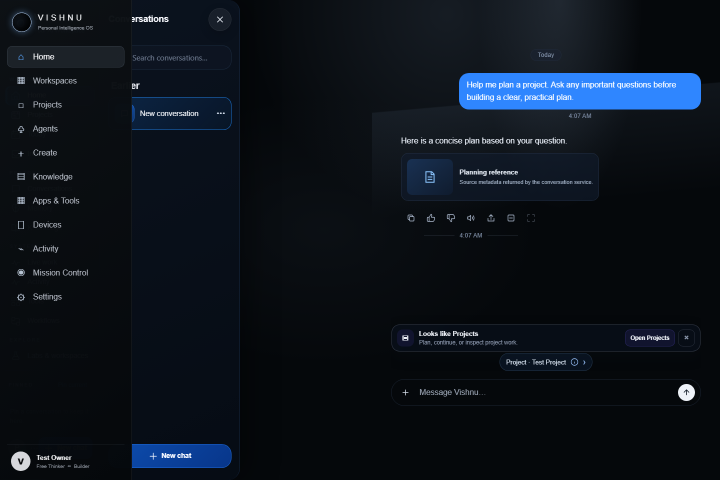
#> input picture artifacts/chat-active-desktop.png, 1440 x 960 px (shown at 1/2 size)
$ python -i ocr.py   (imports and definitions only)
#> lines starting #> are read from the running program, lines starting #| are printed output that depends on the picture
from __future__ import annotations

import io
import shutil
from dataclasses import dataclass
from statistics import mean
from typing import Protocol

from .visual import build_preprocess_variants


class OcrUnavailable(RuntimeError):
    pass


@dataclass(slots=True)
class OcrBlock:
    text: str
    confidence: float | None = None
    bbox: list[float] | None = None


class OcrProvider(Protocol):
    name: str
    external: bool

    # [25 lines left out: functions extract, _confidence, _result_score, not called in this run]


class TesseractOcrProvider:
    """Local-only adaptive Tesseract OCR with orientation and multilingual language-pack support."""

    name = "tesseract-local/adaptive-v2"
    external = False

    def __init__(
        self,
        *,
        language: str = "eng",
        languages: tuple[str, ...] | list[str] | None = None,
        command: str | None = None,
        orientation: bool = True,
        psm: int = 6,
    ):
        self.language = str(language or "eng")
        self.languages = tuple(str(item).strip() for item in (languages or ()) if str(item).strip())
        self.command = command
        self.orientation = bool(orientation)
        self.psm = int(psm)

    def _runtime(self):
        try:
            import pytesseract
            from PIL import Image
        except ImportError as exc:
            raise OcrUnavailable("Local OCR requires Pillow and pytesseract") from exc
        executable = self.command or shutil.which("tesseract")
        if not executable:
            raise OcrUnavailable("Local OCR requires the tesseract executable")
        pytesseract.pytesseract.tesseract_cmd = executable
        return pytesseract, Image

    # [109 lines left out: functions available_languages, _resolved_language, _orient, _lines_from_data, not called in this run]

    def extract(
        self,
        image_bytes: bytes,
        *,
        filename: str = "image.png",
        access_class: str = "owner",
    ) -> list[dict]:
        pytesseract, Image = self._runtime()
        language = self._resolved_language(pytesseract)
        best: list[dict] = []
        best_score = -1.0
        try:
            variants = build_preprocess_variants(image_bytes)
            for profile, payload in variants[:4]:
                with Image.open(io.BytesIO(payload)) as image:
                    image.load()
                    prepared, rotation = self._orient(image.convert("RGB"), pytesseract)
                    data = pytesseract.image_to_data(
                        prepared,
                        lang=language,
                        config=f"--psm {self.psm}",
                        output_type=pytesseract.Output.DICT,
                    )
                lines = self._lines_from_data(
                    data,
                    orientation_degrees=rotation,
                    language=language,
                    profile=profile,
                )
                score = _result_score(lines)
                if score > best_score:
                    best, best_score = lines, score
                confidences = [_confidence(item) for item in lines if item.get("confidence") is not None]
                if lines and confidences and mean(confidences) >= 0.82:
                    break
        except OcrUnavailable:
            raise
        except Exception as exc:
            raise OcrUnavailable("Local OCR failed safely") from exc
        for item in best:
            item.setdefault("metadata", {})["adaptive_score"] = round(best_score, 4)
        return best


class AdaptiveOcrProvider:
    """Local-first OCR quality layer for any installed OCR provider."""

    external = False

    # [55 lines left out: functions __init__, extract, not called in this run]

>>> import cv2
>>> picture = cv2.imread('../artifacts/chat-active-desktop.png', cv2.IMREAD_GRAYSCALE)
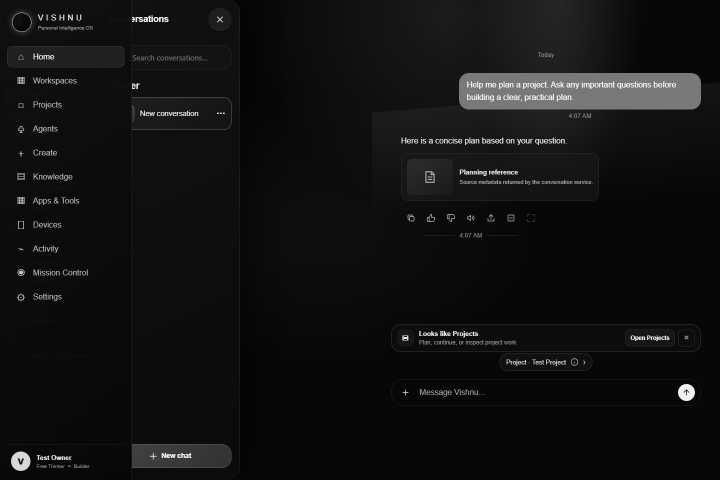
#> picture: shape (960, 1440) (shown at 1/2 size); min 1, max 255, mean 17.9
>>> result = TesseractOcrProvider().extract(picture)
#> (the run stopped early here; a loop or call above may not have finished)

$ run again, on artifacts/chat-active-mobile.png
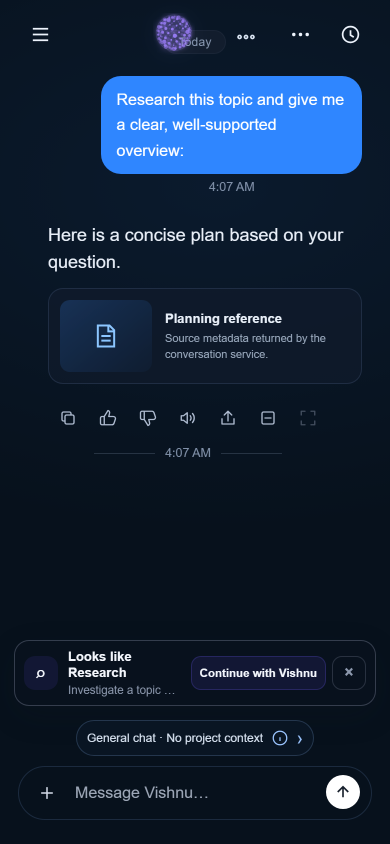
#> input picture artifacts/chat-active-mobile.png, 780 x 1688 px (shown at 1/2 size)
#> `picture = cv2.imread('../artifacts/chat-active-desktop.png', cv2.IMREA..`:
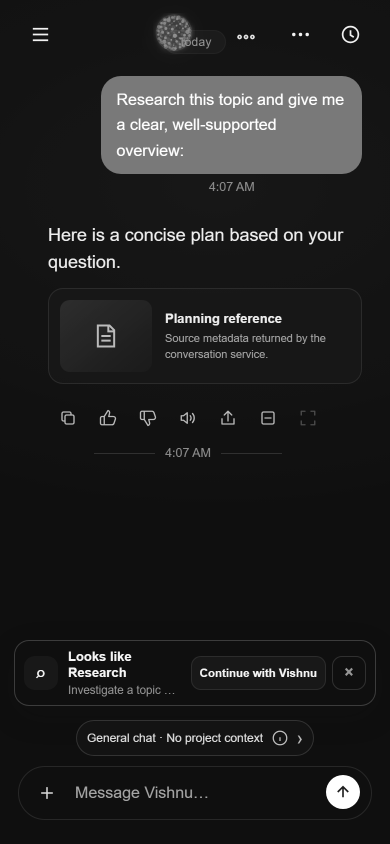
#> picture: shape (1688, 780) (shown at 1/2 size); min 13, max 255, mean 31.5

$ run again, on artifacts/chat-details-desktop.png
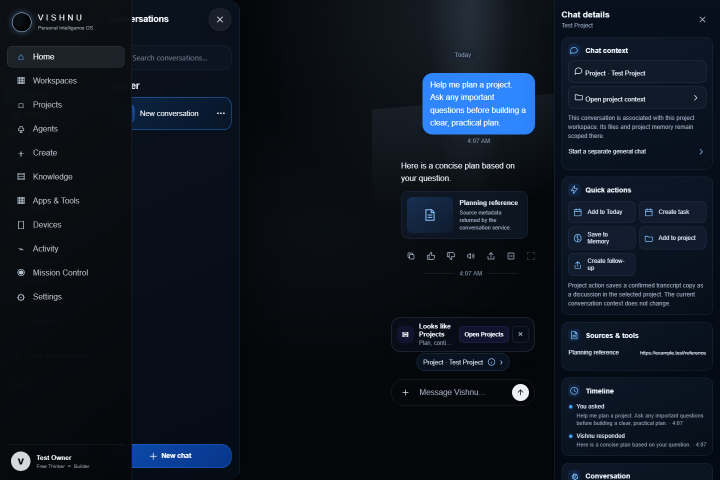
#> input picture artifacts/chat-details-desktop.png, 1440 x 960 px (shown at 1/2 size)
#> `picture = cv2.imread('../artifacts/chat-active-desktop.png', cv2.IMREA..`:
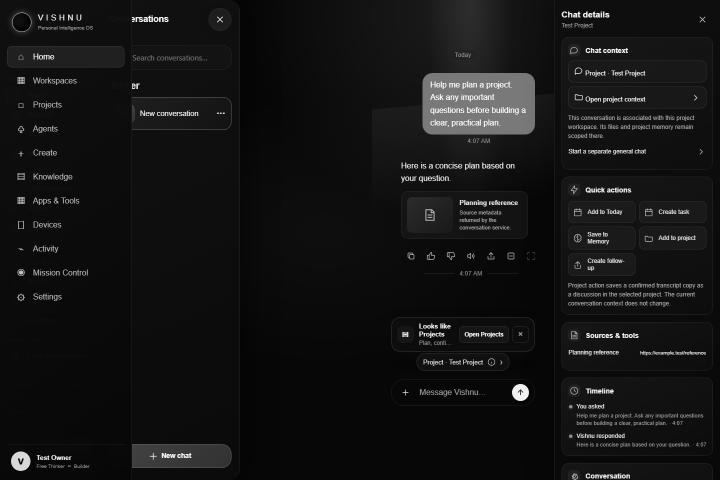
#> picture: shape (960, 1440) (shown at 1/2 size); min 1, max 255, mean 20.8
